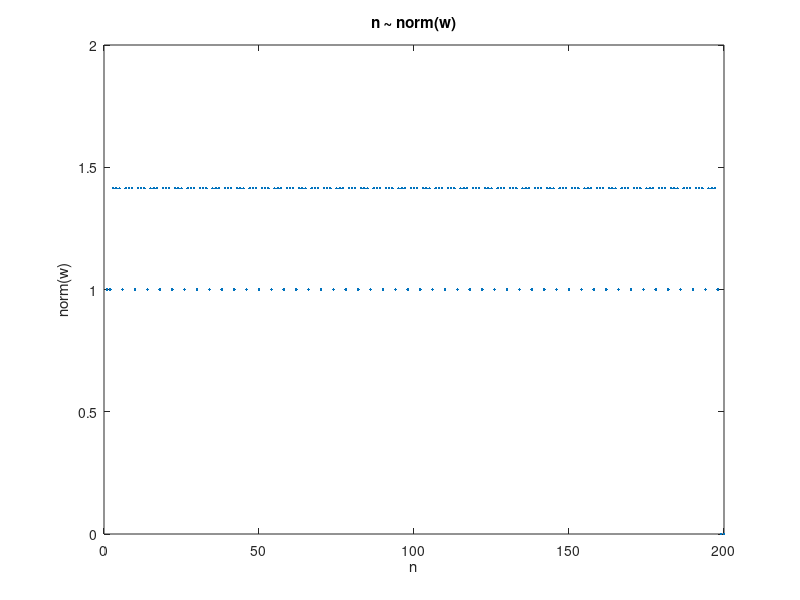
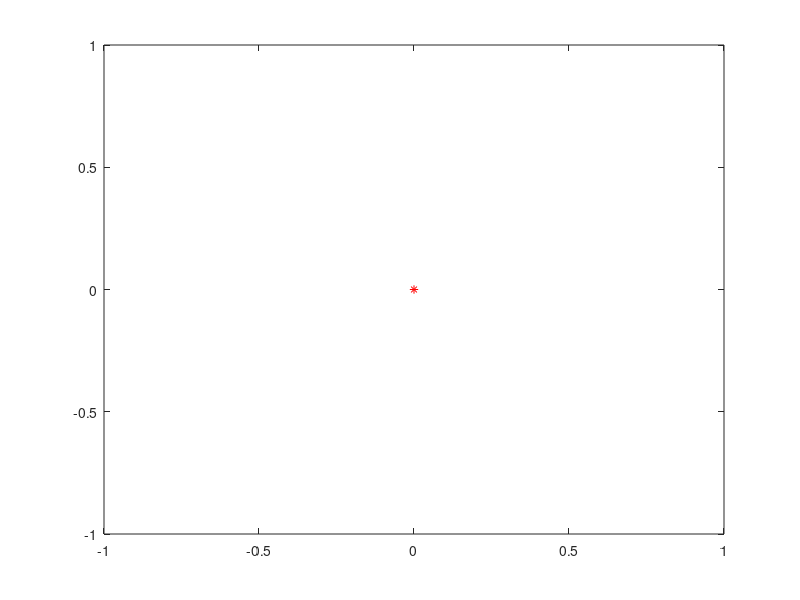

The MATLAB script that drew these images, in order: (Note: this script raises an error after producing the figures.)
function homework1_3()
%homework 1.3 for neural networks
%preceptron
clc,clear,close all;
%% data
input = [0,0;0,1;1,0;1,1]; 
% output = [0;0;0;1];%% for AND 
% output = [0;1;1;1];%% for OR 
output = [0;1;1;0]; %% for XOR
% input = [0;1]; %% for COMPLEMENT
% output = [1,0];
[m,n]= size(input);
xx = [input,ones(m,1)];
%% preceptron
ita = 1;
w = zeros(n+1,1);
N= 50;
error_his = zeros(N,1);
w_his = zeros(N*m,1);
step = 0;
for k = 1:N
   sumerror = 0;
   for i = 1:m 
      error = output(i)-active_function(xx(i,:)*w); %% rounds each element of t to the nearest number of the specified unit of time greater than or equal to that elemen
       if error~=0
           w = w + ita*error*xx(i,:)';
           sumerror = sumerror + 1 ;
           step = step + 1 ;
           w_his(step) = norm(w);
       end
   end
   error_his(k)=sumerror;
end
w'
error_his

%% plot
figure(1)
plot([1:N*m]',w_his,'.')
xlabel('n');ylabel('norm(w)');
title('n ~ norm(w)');
figure(2)
for i = 1:m 
    if output(i)==0
        plot(input(i,1),input(i,2),'r*'); hold on
    else
        plot(input(i,1),input(i,2),'gO'); hold on
    end
end
xx = [-0.5:0.01:1.5];
plot(xx,-(w(1)/w(2))*xx-(w(3)/w(2)),'-');
xlabel('x1');ylabel('x2');
title('x1~x2 Perceptron');
function re = active_function(v)
re = 0;
if v>=0
    re = 1;
end
